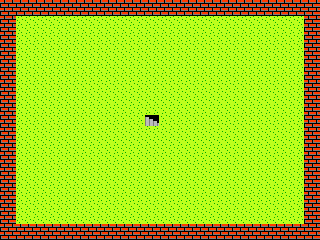

This is a level from a 2D game, rendered from its Tiled map with the project's own tilesets. A one-line summary and the complete map file follow:
An orthogonal 20x15 tile map with 16x16 px tiles, 3 tile layers (blocking, Tile Layer 1, Tile Layer 2), 2 tilesets and 6 objects (warp, burly, child, hero, man, ...).

<map version="1.0" orientation="orthogonal" width="20" height="15" tilewidth="16" tileheight="16">
 <tileset firstgid="1" name="DqTileset" tilewidth="16" tileheight="16">
  <image source="../Tilesets/DqTileset.png" width="96" height="320" />
 </tileset>
 <tileset firstgid="121" name="Hero2" tilewidth="16" tileheight="16">
  <image source="../Spritesheets/Hero2.png" width="160" height="128" />
 </tileset>
 <layer name="blocking" width="20" height="15">
  <data encoding="csv">
2,2,2,2,2,2,2,2,2,2,2,2,2,2,2,2,2,2,2,2,
2,0,0,0,0,0,0,0,0,0,0,0,0,0,0,0,0,0,0,2,
2,0,0,0,0,0,0,0,0,0,0,0,0,0,0,0,0,0,0,2,
2,0,0,0,0,0,0,0,0,0,0,0,0,0,0,0,0,0,0,2,
2,0,0,0,0,0,0,0,0,0,0,0,0,0,0,0,0,0,0,2,
2,0,0,0,0,0,0,0,0,0,0,0,0,0,0,0,0,0,0,2,
2,0,0,0,0,0,0,0,0,0,0,0,0,0,0,0,0,0,0,2,
2,0,0,0,0,0,0,0,0,0,0,0,0,0,0,0,0,0,0,2,
2,0,0,0,0,0,0,0,0,0,0,0,0,0,0,0,0,0,0,2,
2,0,0,0,0,0,0,0,0,0,0,0,0,0,0,0,0,0,0,2,
2,0,0,0,0,0,0,0,0,0,0,0,0,0,0,0,0,0,0,2,
2,0,0,0,0,0,0,0,0,0,0,0,0,0,0,0,0,0,0,2,
2,0,0,0,0,0,0,0,0,0,0,0,0,0,0,0,0,0,0,2,
2,0,0,0,0,0,0,0,0,0,0,0,0,0,0,0,0,0,0,2,
2,2,2,2,2,2,2,2,2,2,2,2,2,2,2,2,2,2,2,2
</data>
 </layer>
 <layer name="Tile Layer 1" width="20" height="15">
  <data encoding="csv">
52,52,52,52,52,52,52,52,52,52,52,52,52,52,52,52,52,52,52,52,
52,54,54,54,54,54,54,54,54,54,54,54,54,54,54,54,54,54,54,52,
52,54,54,54,54,54,54,54,54,54,54,54,54,54,54,54,54,54,54,52,
52,54,54,54,54,54,54,54,54,54,54,54,54,54,54,54,54,54,54,52,
52,54,54,54,54,54,54,54,54,54,54,54,54,54,54,54,54,54,54,52,
52,54,54,54,54,54,54,54,54,54,54,54,54,54,54,54,54,54,54,52,
52,54,54,54,54,54,54,54,54,54,54,54,54,54,54,54,54,54,54,52,
52,54,54,54,54,54,54,54,54,54,54,54,54,54,54,54,54,54,54,52,
52,54,54,54,54,54,54,54,54,54,54,54,54,54,54,54,54,54,54,52,
52,54,54,54,54,54,54,54,54,54,54,54,54,54,54,54,54,54,54,52,
52,54,54,54,54,54,54,54,54,54,54,54,54,54,54,54,54,54,54,52,
52,54,54,54,54,54,54,54,54,54,54,54,54,54,54,54,54,54,54,52,
52,54,54,54,54,54,54,54,54,54,54,54,54,54,54,54,54,54,54,52,
52,54,54,54,54,54,54,54,54,54,54,54,54,54,54,54,54,54,54,52,
52,52,52,52,52,52,52,52,52,52,52,52,52,52,52,52,52,52,52,52
</data>
 </layer>
 <layer name="Tile Layer 2" width="20" height="15">
  <data encoding="csv">
0,0,0,0,0,0,0,0,0,0,0,0,0,0,0,0,0,0,0,0,
0,0,0,0,0,0,0,0,0,0,0,0,0,0,0,0,0,0,0,0,
0,0,0,0,0,0,0,0,0,0,0,0,0,0,0,0,0,0,0,0,
0,0,0,0,0,0,0,0,0,0,0,0,0,0,0,0,0,0,0,0,
0,0,0,0,0,0,0,0,0,0,0,0,0,0,0,0,0,0,0,0,
0,0,0,0,0,0,0,0,0,0,0,0,0,0,0,0,0,0,0,0,
0,0,0,0,0,0,0,0,0,0,0,0,0,0,0,0,0,0,0,0,
0,0,0,0,0,0,0,0,0,63,0,0,0,0,0,0,0,0,0,0,
0,0,0,0,0,0,0,0,0,0,0,0,0,0,0,0,0,0,0,0,
0,0,0,0,0,0,0,0,0,0,0,0,0,0,0,0,0,0,0,0,
0,0,0,0,0,0,0,0,0,0,0,0,0,0,0,0,0,0,0,0,
0,0,0,0,0,0,0,0,0,0,0,0,0,0,0,0,0,0,0,0,
0,0,0,0,0,0,0,0,0,0,0,0,0,0,0,0,0,0,0,0,
0,0,0,0,0,0,0,0,0,0,0,0,0,0,0,0,0,0,0,0,
0,0,0,0,0,0,0,0,0,0,0,0,0,0,0,0,0,0,0,0
</data>
 </layer>
 <objectgroup name="Object Layer 1" width="20" height="15">
  <object name="warp" x="144" y="112" width="16" height="16">
   <properties>
    <property name="destMap" value="Test.tmx" />
    <property name="destX" value="9" />
    <property name="destY" value="2" />
   </properties>
  </object>
  <object name="burly" gid="161" x="112" y="128" />
  <object name="child" gid="173" x="176" y="128">
   <properties>
    <property name="talkScript">
       message I am a child.
       combat Batty
       message You did well in defeating me.
    </property>
   </properties>
  </object>
  <object name="hero" gid="151" x="144" y="96" />
  <object name="man" gid="143" x="144" y="160" />
  <object name="chest" gid="129" x="80" y="64">
   <properties>
    <property name="fixedDirection" value="true" />
    <property name="talkScript">
      if local[open] == const[false]
        play_sound Open1.wav
        set_dir DIR_DOWN
        message Found a Wood Shield.
        give_item 1 Wood Shield
        set_local open true
      else
        message Empty...
      endif
    </property>
    <property name="stepScript">
      if local[open] == const[true]
        set_dir DIR_DOWN
      endif
    </property>
   </properties>
  </object>
 </objectgroup>
</map>
